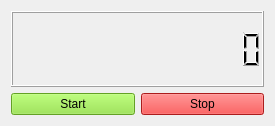
<?xml version="1.0" encoding="UTF-8"?>
<ui version="4.0">
 <class>Widget</class>
 <widget class="QWidget" name="Widget">
  <property name="geometry">
   <rect>
    <x>0</x>
    <y>0</y>
    <width>275</width>
    <height>126</height>
   </rect>
  </property>
  <property name="windowTitle">
   <string>Stop Watch</string>
  </property>
  <layout class="QVBoxLayout" name="verticalLayout">
   <item>
    <widget class="QLCDNumber" name="lcdNumber">
     <property name="digitCount">
      <number>13</number>
     </property>
    </widget>
   </item>
   <item>
    <layout class="QHBoxLayout" name="horizontalLayout">
     <item>
      <widget class="QPushButton" name="startButton">
       <property name="styleSheet">
        <string notr="true">QPushButton {
	background-color: rgb(138, 226, 52);
}</string>
       </property>
       <property name="text">
        <string>Start</string>
       </property>
      </widget>
     </item>
     <item>
      <widget class="QPushButton" name="stopButton">
       <property name="styleSheet">
        <string notr="true">QPushButton {
	background-color: rgb(239, 41, 41);
}</string>
       </property>
       <property name="text">
        <string>Stop</string>
       </property>
      </widget>
     </item>
    </layout>
   </item>
  </layout>
 </widget>
 <layoutdefault spacing="6" margin="11"/>
 <resources/>
 <connections/>
</ui>
